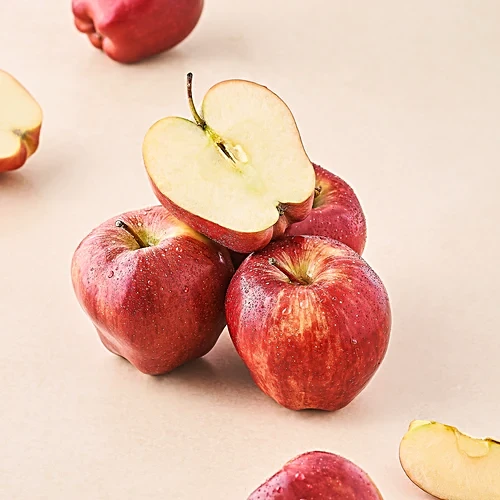
#> input picture Lab1/Tasks/apple.jpg, 500 x 500 px
$ python task1.py apple.jpg
#> lines starting #> are read from the running program, lines starting #| are printed output that depends on the picture; after the words box and inside, x2 and y2 are one past the last pixel; in counts of white or black regions, pixels touching at a corner belong together
import cv2 as cv
import sys

if sys.argv[1:] is not None:
    fileName = sys.argv[1]
else:
    fileName = "apple.jpg"

print(fileName)

img = cv.imread(cv.samples.findFile(fileName), cv.IMREAD_GRAYSCALE)
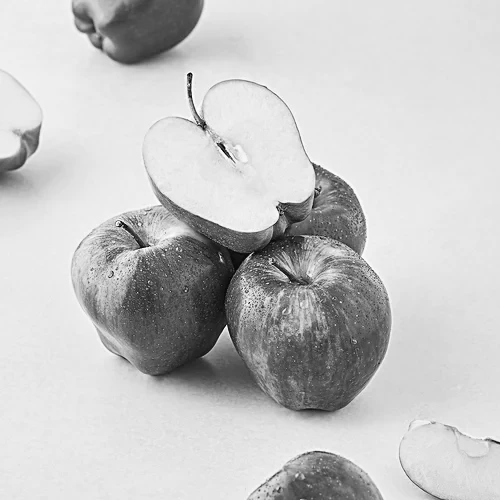
#> img: shape (500, 500); min 2, max 254, mean 197.1
dst = None

if img is None:
    sys.exit("Could not read the image.")

dst = cv.GaussianBlur(img, (3, 3), 1.5)

grad_x = cv.Sobel(dst, cv.CV_32F, 1, 0, ksize=3)
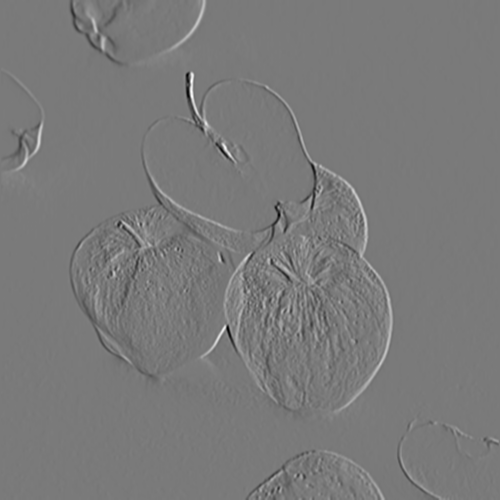
#> grad_x: shape (500, 500) float32; min -542, max 589, mean 0; drawn with min black and max white
grad_y = cv.Sobel(dst, cv.CV_32F, 0, 1, ksize=3)
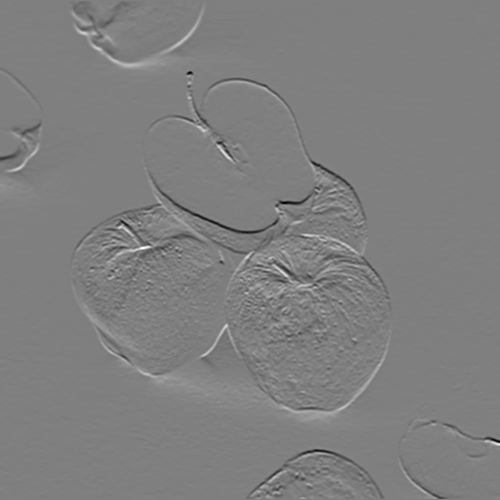
#> grad_y: shape (500, 500) float32; min -542, max 543, mean -0.1; drawn with min black and max white

magnitude = cv.convertScaleAbs(cv.magnitude(grad_x, grad_y))
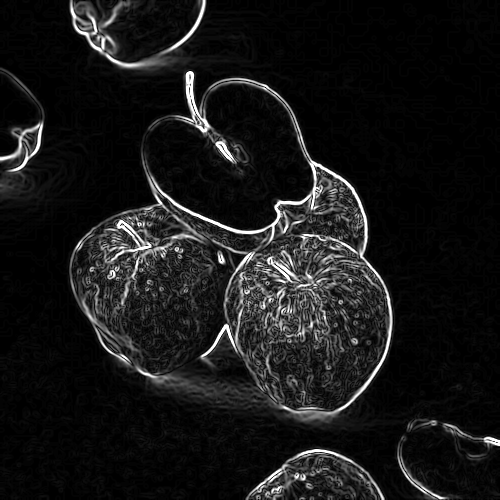
#> magnitude: shape (500, 500); min 0, max 255, mean 23.2

_, dst = cv.threshold(magnitude, 85, 255, cv.THRESH_BINARY)
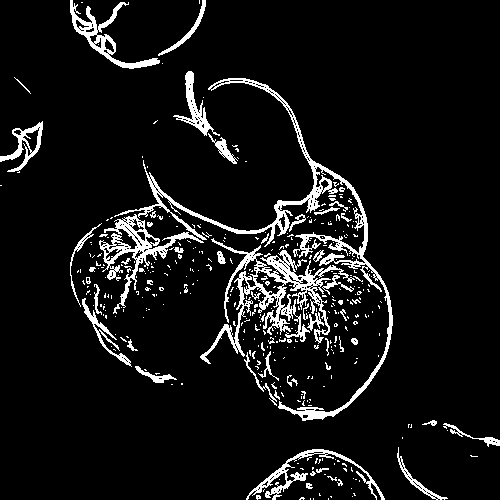
#> dst: shape (500, 500); 7.9% white; 389 white regions (335 under 20 px), largest, box (x1, y1, x2, y2) and area: (114, 78, 393, 421) 5066, (200, 238, 355, 364) 3765, (99, 214, 204, 314) 1851

cv.imwrite(fileName.split(".")[0] + "_edges.jpg", dst)
